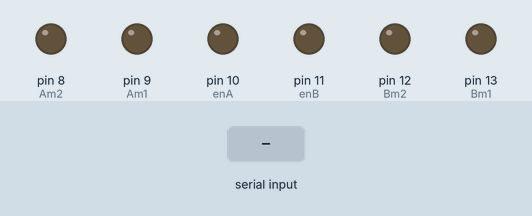
Simulated run of this sketch. Board: Arduino Uno, built with avr-gcc and run on an emulated ATmega328P. Shown: output pins drawn as LEDs (lit = HIGH). The inputs (shaded band) are chosen by the test bench.

Above: at 1.2 s.
1.3 s: "0" received over Serial
At 2.2 s:
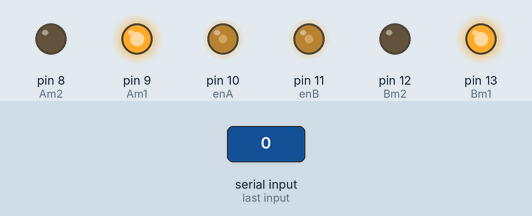
4.3 s: "1" received over Serial
At 5.7 s:
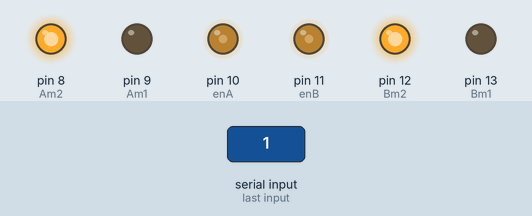
Timing chart, 0 to 7.8 s (numbered marks = the images above; inputs shaded):
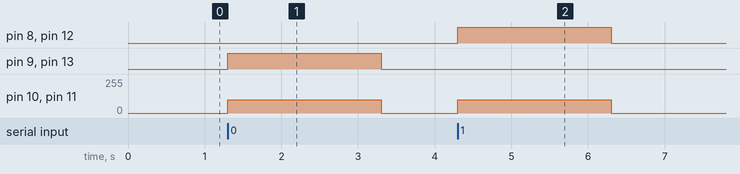

Measured:
- after the input at 1.3 s, pin 9 (Am1), pin 13 (Bm1): LOW → HIGH at once, → LOW 2.0 s later; pin 10 (enA), pin 11 (enB): 0/255 → 100/255 at once, → 0/255 2.0 s later
- after the input at 4.3 s, pin 8 (Am2), pin 12 (Bm2): LOW → HIGH at once, → LOW 2.0 s later; pin 10 (enA), pin 11 (enB): 0/255 → 100/255 at once, → 0/255 2.0 s later

The sketch:

ArduinoProgram.ino
```cpp
int trig[] = {2,4,6,14,4,18};
int echo[] = {3,5,7,15,17,19};
int enA = 10;
int enB = 11;
int Am1 = 9;
int Am2 = 8;
int Bm1 = 13;
int Bm2 = 12;
int Light = 16;

void setup() {
  pinMode(enA, OUTPUT);
  pinMode(enB, OUTPUT);
  pinMode(Am1, OUTPUT);
  pinMode(Am2, OUTPUT);
  pinMode(Bm1, OUTPUT);
  pinMode(Bm2, OUTPUT);
  for(int pin = 0; pin<6; pin++){
    pinMode(trig[pin], OUTPUT);
    pinMode(echo[pin], INPUT);
  }
  pinMode(Light, INPUT);
  Serial.begin(9600);
}

void loop() {
  if (Serial.available()){
    int value = Serial.read();
    if (value == 48){//Forward
      digitalWrite(Am1, HIGH);
      digitalWrite(Am2, LOW);
      digitalWrite(Bm1, HIGH);
      digitalWrite(Bm2, LOW);
      analogWrite(enA, 100);
      analogWrite(enB, 100);
      delay(2000);
      digitalWrite(Am1, LOW);
      digitalWrite(Bm1, LOW);
      digitalWrite(enA, LOW);
      digitalWrite(enB, LOW);
    } else if(value == 49){//Backwards
      digitalWrite(Am1, LOW);
      digitalWrite(Am2, HIGH);
      digitalWrite(Bm1, LOW);
      digitalWrite(Bm2, HIGH);
      analogWrite(enA, 100);
      analogWrite(enB, 100);
      delay(2000);
      digitalWrite(Am2, LOW);
      digitalWrite(Bm2, LOW);
      digitalWrite(enA, LOW);
      digitalWrite(enB, LOW);

    } else if(value == 50){//TurnRight

    } else if(value == 51){//TurnLeft

    } else if(value == 52){//US
      for(int i=0;i<6;i++){
        int t = trig[i];
        int e = echo[i];
        digitalWrite(t, HIGH);
        delayMicroseconds(10);
        digitalWrite(t, LOW);
        int duration = pulseIn(e, HIGH);
        Serial.println(duration);
      }
    }/* else if(value == 53){
      color = analogRead(Light);
      if (color < x){
        Serial.println(0);
      }  else if (color > y){
        Serial.println(1);
      }
    }*/
  }
}
```
